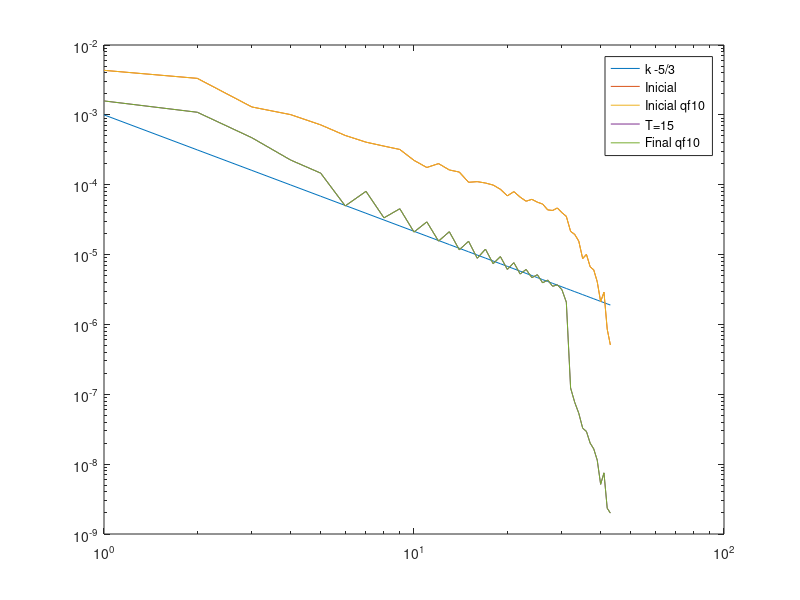
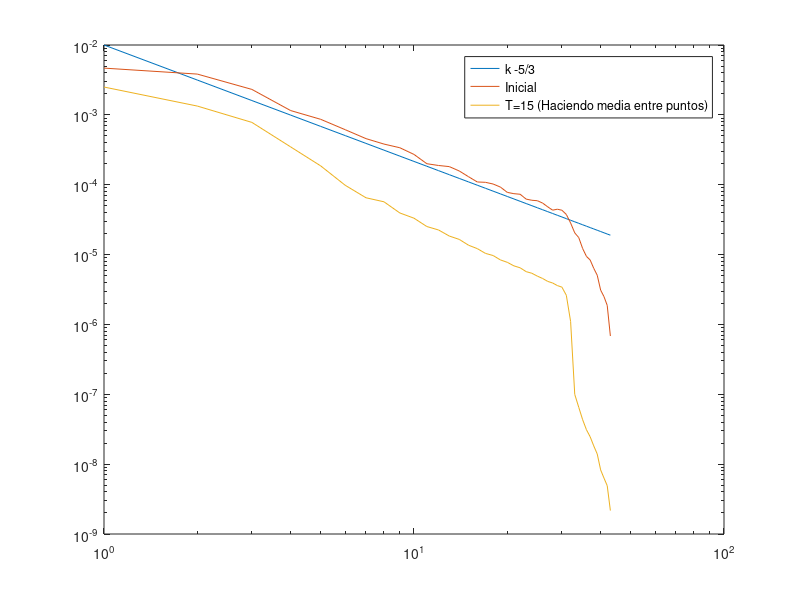

Write the MATLAB code that produced these figures, in order.
% %sp0 = [4.105312269e-30	5.588355982	1.81776578	0.8488783081	0.516501077	0.4727717905	0.2652992638	0.2393447326	0.1948835234	0.1431101751	0.1318790685	0.09638731766	0.09505932953	0.08556853018	0.06528652724	0.04464107686	0.02172736978	0.01637030728	0.006804648119	0.005740386739 0.0009866190562	0.0002441739689	];
% 
% %sp5 = [0.05681975089	0.2370553431	0.003899559156	0.0002298917659	0.0002266351554	6.759967868e-05	2.890918416e-05	2.486949012e-05	4.174611939e-06	4.593440736e-06	3.247271943e-06	1.39107707e-06	1.090104087e-06	8.503162174e-07	6.662158068e-07	2.226076501e-07	1.570515802e-07	1.312557061e-07	2.887838632e-08	1.017724263e-07	1.531262761e-08	3.371862184e-09	];
% sp15 = [8.722649294e-05	0.0002036542017	2.781974759e-05	3.732331916e-06	4.342447942e-07	1.025299539e-07	1.525738049e-08	5.666539525e-09	1.450463073e-09	3.259241822e-10	8.354084323e-11	2.3269693e-11	8.290120164e-12	2.87669225e-12	7.259414551e-13	2.415698855e-13	7.275707194e-14	2.791806115e-14	7.488740885e-15	1.990257846e-15	5.957770466e-16	1.887827286e-16	4.150773666e-17	1.137756229e-17	3.42013939e-18	1.473899023e-18	1.179206438e-18	2.451285783e-18	5.387569708e-18	1.362153222e-17	3.181414431e-17	9.495693061e-17	2.260215056e-16	7.733303986e-16	1.594264022e-15	2.206145737e-15	1.802227728e-14	2.651838988e-14	2.564364038e-13	3.466026346e-13	4.338937314e-13	1.411767357e-11	2.251231717e-11	8.625610238e-11	];
% sp00 = [0.05953134996	0.2636670736	0.0974458196	0.04925949303	0.02918163931	0.02015356421	0.01189473541	0.009105506257	0.007620751522	0.005483018304	0.004947943045	0.003464327115	0.003010264027	0.003612329478	0.002654851325	0.002088323968	0.001188129528	0.0006712707535	0.00028134404	0.0001529254296	2.401042142e-05	1.785859418e-06	];
% sp06 = [0.05912177521	0.2733625059	0.006888882487	0.003711922826	0.001403762682	0.0003773799858	0.0003412713105	0.0002606285562	0.000219302038	0.0001246050009	0.0001761026176	0.0001253088208	8.326587994e-05	8.761049529e-05	0.0001920927602	9.235606971e-05	2.854804654e-05	1.434184646e-05	6.777282546e-06	3.952421123e-06	8.352972323e-07	4.6773007e-07	];
% sp30 = [0.05588387368	0.1472892509	0.01319426415	8.996656155e-05	0.0001412992687 8.333353479e-05	8.962125621e-06	6.079902865e-06	4.263893378e-06	1.644883308e-06 1.445497276e-06	9.55876483e-07	5.748136285e-07	5.7980333e-07	3.986265028e-07 1.840184058e-07	9.152699018e-08	9.333366349e-08	4.418456631e-08	1.081172498e-07 3.470829517e-08	9.263909079e-10	];
% %sp0 = [2.023430148e-32	0.0248371377	0.00807895902	0.003772792481	0.002295560342	0.002101207958	0.001179107839	0.001063754367	0.0008661489928	0.0006360452227	0.0005861291933	0.0004283880785	0.000422485909	0.0003803045786	0.0002901623433	0.0001984047861	9.656608792e-05	7.275692125e-05	3.024288053e-05	2.551282995e-05	4.384973583e-06	1.085217639e-06	];
% %sp15 = [7.667133303e-05	0.006835304992	0.0002868415515	1.009340787e-05	4.996582112e-07	3.042679252e-07	5.203952663e-08	3.430954722e-08	1.290757504e-08	8.095409489e-09	3.443428584e-09	1.825720545e-09	1.674523322e-09	7.26023713e-10	5.988268521e-10	2.603069467e-10	2.996057524e-10	3.734338465e-10	3.892083307e-10	1.984998039e-09 1.250820114e-09	1.065662871e-10	];
% 
% sp = [		8.294288139e-35	0.0006266725246	0.0002036846141	9.502037214e-05	5.77537139e-05	5.279387917e-05	2.964004829e-05	2.676815945e-05	2.188094819e-05	1.617578688e-05	1.504442174e-05	1.11510709e-05	1.117736714e-05	1.031322001e-05	8.08922147e-06	7.406926306e-06	6.276862812e-06	6.464056074e-06	5.698807846e-06	4.924102033e-06	4.447858301e-06	4.500162074e-06	3.738013451e-06	3.411799877e-06	3.293593909e-06	3.225897103e-06	2.996239926e-06	2.497379747e-06	2.303451931e-06	2.367760948e-06	2.082850216e-06	1.773073421e-06	1.044874091e-06	8.850405133e-07	7.406897922e-07	4.597601514e-07	4.698312085e-07	2.932330958e-07	2.694344905e-07	1.716118822e-07	9.011427066e-08	1.202103643e-07	3.38739146e-08	2.322802267e-08	];
% %sp100 = [0.05676300933	0.00572995793	0.00838087184	0.002739798519	0.0009402217154	0.0002439289172	4.516446483e-05	3.85290868e-05	8.942564112e-06	5.655744872e-06	2.387487615e-06	9.672397408e-07	1.153091844e-06	7.867083751e-07	7.798461193e-07	3.238391741e-07	2.426822473e-07	2.811077396e-07	1.774744399e-07	1.804117197e-07	1.120255974e-08	1.036514534e-09	];
% spCris = [1.413965948e-07	0.001571321788	0.0001532270613	3.816541816e-06	3.680550088e-07	1.980054981e-07	2.479958254e-08	2.610774557e-08	6.041683003e-09	2.751656703e-09	1.754169478e-09	6.143370758e-10	6.384606221e-10	1.858920867e-10	2.021512357e-10	5.97443996e-11	5.103476788e-11	2.473136796e-11	1.007168519e-11	1.008981531e-11	2.554367845e-12	2.224134002e-12	7.345299733e-13	3.249741552e-13	3.085180895e-13	7.363053536e-14	6.952156031e-14	2.195380806e-14	1.662653741e-14	2.65426562e-14	1.129984469e-14	3.255336271e-14	2.053107139e-14	6.283837019e-14	3.640005564e-14	6.677917875e-14	2.819298658e-13	2.253355309e-13	1.268448718e-12	1.326512396e-12	3.031425854e-12	3.895546547e-11	1.500258745e-11	1.650091498e-10	];
% spCris = [1.413965948e-07	4.08447248e-06	2.387931795e-05	5.675968989e-05	0.0001090255441 0.0002830359471	0.0003560031141	0.0006300655033	0.0009517801356	0.001181903461	0.001736353463	0.001936418913	0.002824926819	0.003792914344	0.004154404196	0.005101168753	0.00569913767	0.007632961745	0.008764417115	0.009582157683	0.01075265874	0.01352659912	0.01376179691	0.01515733164	0.01746887843	0.02059729502	0.02281989927	0.02246296844	0.02414781246	0.02869917654	0.02944323095	0.0285243752	0.0186980596	0.01753086641	0.01659314959	0.01135667659	0.01280625283	0.008867911633	0.008924915441	0.006235680144	0.003471232838	0.004876082165	0.00139605447	0.0008948206558	];
% spCris = [1.413965948e-07	1.835966059e-06	7.428519415e-06	1.573705406e-05	2.872689621e-05	7.242928569e-05	8.982328413e-05	0.0001580044734	0.0002380200836	0.0002956495215	0.0004355724498	0.000487001869	0.000715084846	0.0009656994566	0.001065861647	0.001319196476	0.001485385716	0.002011900026	0.002331090577	0.002581052177	0.002927475758	0.003735832924	0.003846925382	0.004289543223	0.005027007114	0.006006685038	0.006784633921	0.006772762289	0.007391973865	0.008987163689	0.009363882136	0.01099468065	0.0112092186	0.01228506154	0.01420162955	0.01363836785	0.01592053717	0.01642897292	0.0192706737	0.01955476281	0.01940909353	0.02324549883	0.02352300623	0.02663119514	0.0265525035	0.02709318525	0.03044656007	0.03113254505	0.03423727406	0.03455066712	0.03935709319	0.03908101109	0.03881649606	0.04371257722	0.04246225701	0.05038118717	0.04741293697	0.05090812516	0.05243836389	0.054375004	0.05895444601	0.05997181693	0.06161599602	0.06409354667	0.05533009096	0.05140997948	0.0413892072	0.04156779919	0.04001333601	0.03296359871	0.03358845154	0.02933955871	0.03078601422	0.02624842187	0.02503722205	0.02372687897	0.01983046548	0.02255662179	0.01652811284	0.01791314422	0.01453240544	0.01110647215	0.01527078792	0.007659694138	0.01114518768	0.005583670951	0.005582544791	0.004888601452	0.002094559634	0.002093788124	0.0001964975294	];
% spCris = [1.413965948e-07	0.001571321788	0.0001532270613	3.816541816e-06	3.680550088e-07	1.980054981e-07	2.479958254e-08	2.610774557e-08	6.041683003e-09	2.751656703e-09	1.754169478e-09	6.143370758e-10	6.384606221e-10	1.858920867e-10	2.021512357e-10	5.97443996e-11	5.103476788e-11	2.473136796e-11	1.007168519e-11	1.008981531e-11	2.554367845e-12	2.224134002e-12	7.345299733e-13	3.249741552e-13	3.085180895e-13	7.363053536e-14	6.952156031e-14	2.195380806e-14	1.662653741e-14	2.65426562e-14	1.129984469e-14	3.255339386e-14	2.053133943e-14	6.283897334e-14	3.640587442e-14	6.680144916e-14	2.820760752e-13	2.256386641e-13	1.273019215e-12	1.354877373e-12	3.118343805e-12	4.014402871e-11	2.198926709e-11	4.92586029e-09	];
% spCris = [1.413965948e-07	0.001415941568	0.002697604073	0.001409527104	0.0004767913536	0.0003831729838	9.584646263e-06	0.0001443168581	1.167623556e-05	7.761527425e-05	3.296587993e-06	4.781969391e-05	2.040345828e-06	3.469334773e-05	6.093932731e-07	2.563615636e-05	2.591190036e-07	1.957444594e-05	3.752643868e-07	1.550127732e-05	2.262729836e-07	1.271955863e-05	2.447278784e-07	1.0434483e-05	2.622898314e-07	8.895412416e-06	1.082230182e-07	7.605356588e-06	1.153475339e-07	6.604018144e-06	7.915112545e-08	5.768616849e-06	9.57439849e-08	4.624528462e-08	3.044627185e-08	2.732365535e-08	1.362068443e-08	1.248418557e-08	1.287939221e-08	8.807813532e-09	5.770946509e-12	5.696006766e-09	3.265452164e-09	1.476822975e-09];
% sp00 = [2.870878324e-08	0.000617703362	0.0002084408999	9.170767626e-05	6.113080795e-05	5.06388495e-05	3.315095094e-05	2.520795898e-05	2.288049013e-05	1.603620596e-05	1.49692526e-05	1.22742318e-05	1.078727639e-05	1.12080564e-05	7.837499888e-06	7.626557517e-06	6.897925231e-06	6.358415564e-06	6.407831872e-06	4.868337218e-06	4.679270436e-06	4.671807593e-06	3.752219928e-06	3.884165509e-06	3.322576532e-06	3.514107727e-06	3.019445749e-06	2.533064393e-06	2.502376305e-06	2.388618342e-06	2.358625155e-06	2.147169609e-06	1.222057851e-06	9.936236962e-07	8.445024416e-07	5.39831492e-07	5.83528169e-07	3.393405171e-07	3.425920573e-07	2.133036716e-07	1.238035405e-07	1.554122501e-07	5.398988728e-08	6.064925662e-08	];
% sp00 = [7.220904753e-07	0.0005218742492	0.0001343540994	5.282545412e-05	2.907648555e-05	3.143789427e-05	1.717471415e-05	1.660387068e-05	1.206801007e-05	7.250135717e-06	5.133728153e-06	3.265082456e-06	3.378155821e-06	3.495849049e-06	3.300807869e-06	3.42920084e-06	3.004646444e-06	3.032141972e-06	2.588357883e-06	1.81895919e-06	1.549628366e-06	1.630480617e-06	1.959435398e-06	2.158307684e-06	2.202633112e-06	2.23740858e-06	2.541490581e-06	2.616175156e-06	2.825681378e-06	3.343929584e-06	2.877337558e-06	2.89153196e-06	1.673593666e-06	1.45340418e-06	1.394307175e-06	9.724891101e-07	1.240050291e-06	9.418038221e-07	1.106986217e-06	7.324675855e-07	3.730863867e-07	4.064884725e-07	1.0283793e-07	1.113704319e-07	];
% sp15 = [8.594793562e-08	0.0002342471496	3.554074441e-05	2.091490957e-06	1.116838887e-06	8.95952228e-07	5.346280499e-07	3.682369888e-07	2.220512338e-07	1.885616213e-07	3.183184404e-07	4.005120376e-07	4.949496737e-07	3.577084925e-07	2.510263007e-07	2.095103169e-07	2.31682164e-07	3.269176412e-07	3.182391335e-07	2.637819851e-07	1.557218541e-07	1.762660675e-07	1.851850775e-07	2.280726565e-07	2.470109779e-07	1.727893992e-07	1.342990012e-07	1.025359773e-07	1.232745114e-07	1.687958905e-07	1.529046891e-07	1.29506739e-07	5.682565475e-08	4.859647444e-08	4.344596499e-08	2.993530004e-08	3.356351466e-08	2.665370011e-08	2.488574215e-08	1.672983641e-08	8.48224348e-09	1.046116746e-08	2.058035202e-09	4.640122877e-09	];

% spCris    = [1.413965948e-07	0.001571321788	0.0001532270613	3.816541816e-06	3.680550088e-07	1.980054981e-07	2.479958254e-08	2.610774557e-08	6.041683003e-09	2.751656703e-09	1.754169478e-09	6.143370758e-10	6.384606221e-10	1.858920867e-10	2.021512357e-10	5.97443996e-11	5.103476788e-11	2.473136796e-11	1.007168519e-11	1.008981531e-11	2.554367845e-12	2.224134002e-12	7.345299733e-13	3.249741552e-13	3.085180895e-13	7.363053536e-14	6.952156031e-14	2.195380806e-14	1.662653741e-14	2.65426562e-14	1.129984469e-14	3.255339386e-14	2.053133943e-14	6.283897334e-14	3.640587442e-14	6.680144916e-14	2.820760752e-13	2.256386641e-13	1.273019215e-12	1.354877373e-12	3.118343805e-12	4.014402871e-11	2.198926709e-11	4.92586029e-09	];
% spCris2   = [1.413965948e-07	0.001415941568	0.002697604073	0.001409527104	0.0004767913536	0.0003831729838	9.584646263e-06	0.0001443168581	1.167623556e-05	7.761527425e-05	3.296587993e-06	4.781969391e-05	2.040345828e-06	3.469334773e-05	6.093932731e-07	2.563615636e-05	2.591190036e-07	1.957444594e-05	3.752643868e-07	1.550127732e-05	2.262729836e-07	1.271955863e-05	2.447278784e-07	1.0434483e-05	2.622898314e-07	8.895412416e-06	1.082230182e-07	7.605356588e-06	1.153475339e-07	6.604018144e-06	7.915112545e-08	5.768616849e-06	9.57439849e-08	4.624528462e-08	3.044627185e-08	2.732365535e-08	1.362068443e-08	1.248418557e-08	1.287939221e-08	8.807813532e-09	5.770946509e-12	5.696006766e-09	3.265452164e-09	1.476822975e-09	];
% spCris4   = [1.413965948e-07	0.0006083009934	0.002840792026	0.004297756658	0.004475810299	0.004826824271	0.002823869673	0.002583248835	0.001099334206	0.0007939745452	0.0006892975727	0.0003739446061	0.0001160227331	0.0001684275861	0.0002748485732	0.0001621681821	4.063096136e-05	8.198845655e-05	0.000163254789	7.893217651e-05	1.267900902e-05	5.28569329e-05	9.283000675e-05	4.986732326e-05	7.373067629e-06	3.769840687e-05	6.781218464e-05	3.381193554e-05	2.76822152e-06	2.675340041e-05	4.965270579e-05	2.632825415e-05	1.994220376e-06	6.607898006e-07	8.312812278e-07	3.083492573e-07	3.504342561e-07	3.178165506e-07	1.617726107e-07	1.348438277e-07	6.103758392e-08	6.758491802e-08	5.548595491e-08	4.480510267e-08	];
% spCrismod = [ 0	0.001571321788	0.000612908245	3.434887634e-05	5.888880141e-06	4.950137452e-06	8.927849716e-07	1.279279533e-06	3.866677122e-07	2.228841929e-07	1.754169478e-07	7.433478617e-08	9.193832959e-08	3.141576265e-08	3.962164221e-08	1.344248991e-08	1.306490058e-08	7.14736534e-09	3.263226001e-09	3.642423326e-09	1.021747138e-09	9.808430951e-10	3.555125071e-10	1.719113281e-10	1.777064195e-10	4.60190846e-11	4.699657477e-11	1.600432608e-11	1.303520533e-11	2.232237387e-11	1.016986022e-11	3.12838115e-11	2.102409158e-11	6.843164197e-11	4.208519083e-11	8.183177522e-11	3.655705935e-10	3.088993311e-10	1.838239746e-09	2.060768484e-09	4.989350088e-09	6.748211226e-08	3.878906715e-08	9.107915676e-06	];
% kk = 1:length(spCris)-1;
% k53 = spCris(2)*kk.^(-5/3);
% loglog(kk,k53);
% hold on 
% % kk = 1:length(sp00)-1;
% %loglog(kk,sp06(2:end));
% %kk = 1:length(spCris)-1;
% loglog(kk,spCris(2:end));
% loglog(kk,spCris2(2:end));
% loglog(kk,spCris4(2:end));
% loglog(kk,spCrismod(2:end));
% %loglog(kk,sp30(2:end));
% 
% legend('Teoretical','0','0.','15','CRIS')
%sp0_p1 = [4.75482763e-33	0.0006241478064	0.0002001552443	9.17793859e-05	5.462723831e-05	4.844186385e-05	2.637020283e-05	2.293683065e-05	1.796098144e-05	1.269575875e-05	1.122591206e-05	7.912484666e-06	7.472563525e-06	6.456576376e-06	4.736466503e-06	4.050098171e-06	3.201797156e-06	3.043059483e-06	2.47683859e-06	1.967252305e-06	1.640417043e-06	1.512841494e-06	1.157112663e-06	9.73558024e-07	8.565846169e-07	7.74007074e-07	6.533887189e-07	5.078024165e-07	4.382502202e-07	4.115122627e-07	3.460035879e-07	3.215842475e-07	1.595083115e-07	1.090086657e-07	9.195968814e-08	4.964199659e-08	4.415641196e-08	2.571721031e-08	2.331878448e-08	1.640877857e-08	7.858652711e-09	1.201385782e-08	4.703585821e-09	8.106349043e-09	];
%sp15 = [1.429778305e-07	0.0002366732831	3.849174551e-05	2.308780041e-06	6.09709382e-07	7.671773821e-08	1.184311428e-08	4.105298513e-09	1.492549929e-09	1.689219474e-10	6.863036144e-11	1.952024184e-11	7.199253977e-12	2.658031265e-12	4.592310834e-13	1.206742602e-13	4.037685095e-14	1.705564607e-14	4.344674328e-15	9.624408853e-16	2.209317071e-16	6.213832611e-17	1.463510477e-17	4.565328799e-18	1.581739705e-18	1.771902671e-18	5.588810362e-18	4.133986968e-18	1.787741745e-18	4.122786509e-17	4.25675228e-17	2.069123255e-16	3.733856876e-16	1.088289583e-15	3.954953498e-15	5.062792914e-15	5.47321748e-14	8.505141803e-14	2.125551724e-13	5.046844374e-13	9.425188779e-13	1.080817061e-11	1.192452152e-11	1.124108383e-09	];
%sp15_p1 = [7.483515028e-08	0.0002408045613	3.977905937e-05	2.409412094e-06	6.23769153e-07	7.376248816e-08	1.172262261e-08	4.373745358e-09	1.518449741e-09	1.546827157e-10	5.607984357e-11	1.662521752e-11	6.735231982e-12	2.459510229e-12	4.300405466e-13	9.644486785e-14	2.998657675e-14	1.297916342e-14	3.394958198e-15	8.334632266e-16	1.830986774e-16	4.685632563e-17	7.961610369e-18	2.067274316e-18	2.019200609e-18	1.115400933e-17	4.304620766e-17	6.018397594e-17	9.2677533e-17	2.431598199e-16	4.024474784e-16	3.138520446e-15	7.560083786e-15	3.056265857e-14	3.41149631e-14	1.47981232e-14	3.512702653e-13	3.909261193e-13	8.866754007e-13	1.104707009e-12	4.789358846e-13	1.104658303e-12	1.489663336e-12	6.937639919e-10	];
%sp0_Cris = [2.301059001e-07	0.0003071644771	9.67431273e-05	4.475334262e-05	2.645560022e-05	2.358044945e-05	1.27835901e-05	1.116075256e-05	8.736099176e-06	6.190607796e-06	5.485738011e-06	3.881833471e-06	3.685462517e-06	3.213922815e-06	2.377303482e-06	2.060015404e-06	1.65275155e-06	1.604173739e-06	1.340524489e-06	1.095369395e-06	9.449460625e-07	9.092361381e-07	7.268611398e-07	6.429288974e-07	5.940474798e-07	5.699590817e-07	5.082658537e-07	4.16742101e-07	3.762783552e-07	3.678807153e-07	3.188415016e-07	3.0309397e-07	1.510665869e-07	1.072172575e-07	8.998797776e-08	5.094087271e-08	4.789154535e-08	2.802099025e-08	2.60940322e-08	1.735825861e-08	8.420988855e-09	1.183610771e-08	3.980338335e-09	5.401959949e-09	];
%sp0_constante = [0.001257737338	0.006515368529	0.004453091781	0.001571160969	0.0008332111772	0.0009475424186	0.0005343788192	0.0004144283588	0.0003499769605	0.0002808477024	0.0002520916202	0.0001710697555	0.0001736054455	0.0001682862065	0.0001319034026	0.0001100944206	9.242955395e-05	0.000101730487	8.786631239e-05	7.030179004e-05	6.31760659e-05	6.698735596e-05	5.536714021e-05	4.719184881e-05	4.459138982e-05	4.641695209e-05	4.283486826e-05	3.272152505e-05	2.977367991e-05	3.367371223e-05	2.977013123e-05	2.443298608e-05	1.442791294e-05	1.182731115e-05	1.013929391e-05	6.194480079e-06	6.11336756e-06	3.983727549e-06	3.477931998e-06	2.292442267e-06	1.163386251e-06	1.536751677e-06	4.42492e-07	2.574815689e-07	];
%sp0_Cris_c = [2.301059001e-07	9.397021823e-05	0.000612749407	0.0006096541842	0.0001927778279	0.0001189893802	8.621132039e-05	0.0001224562914	7.261484905e-05	3.783869862e-05	4.069175385e-05	4.706310983e-05	3.553690137e-05	2.449266846e-05	2.110348523e-05	2.698327445e-05	1.860321494e-05	1.526423975e-05	1.369639454e-05	1.611024169e-05	1.255003023e-05	9.958285987e-06	8.275891313e-06	1.035170666e-05	8.717438042e-06	6.842544517e-06	6.345167122e-06	6.767235622e-06	5.951891006e-06	4.868198312e-06	4.150026281e-06	5.165631661e-06	2.46379092e-06	1.888717539e-06	1.646553874e-06	1.013325664e-06	9.565892032e-07	6.131172893e-07	5.575080747e-07	3.701782208e-07	1.940797978e-07	2.44009086e-07	7.671482629e-08	6.977198515e-08	];
% sp15 = [0.00120377696	0.003389846948	0.001072582836	0.0008979159962	0.000161908233	0.0002236783635	4.528402665e-06	0.0001253918298	7.947290257e-06	7.072733684e-05	5.584072184e-06	4.497882362e-05	5.209739968e-06	3.168845076e-05	4.60323716e-06	2.266102495e-05	3.881043331e-06	1.697436504e-05	3.921699225e-06	1.289190483e-05	3.689822169e-06	1.014319468e-05	3.602679506e-06	7.835615869e-06	3.513702521e-06	6.348693727e-06	3.295187533e-06	5.006479098e-06	3.206958143e-06	4.032889084e-06	3.109416558e-06	3.242334757e-06	1.22600289e-07	7.477952799e-08	5.053179284e-08	3.698834289e-08	2.923820306e-08	1.99362087e-08	1.647885186e-08	1.137085932e-08	5.12042708e-09	7.481388012e-09	2.331752324e-09	1.985280025e-09	];

%sp0 = [6.29858085e-33	0.0006266725246	0.0002036846141	9.502037214e-05	5.77537139e-05	5.279387917e-05	2.964004829e-05	2.676815945e-05	2.188094819e-05	1.617578688e-05	1.504442174e-05	1.11510709e-05	1.117736714e-05	1.031322001e-05	8.08922147e-06	7.406926306e-06	6.276862812e-06	6.464056074e-06	5.698807846e-06	4.924102033e-06	4.447858301e-06	4.500162074e-06	3.738013451e-06	3.411799877e-06	3.293593909e-06	3.225897103e-06	2.996239926e-06	2.497379747e-06	2.303451931e-06	2.367760948e-06	2.082850216e-06	2.072197888e-06	1.18716017e-06	9.495146557e-07	8.283356384e-07	5.121100797e-07	5.174746428e-07	3.153714318e-07	3.105749927e-07	2.089944248e-07	1.076182229e-07	1.536424985e-07	5.049628145e-08	5.738952641e-08	];

sp15 = [0.003421671878	0.001583319838	0.001089456131	0.0004702094427	0.0002255280214	0.0001465593061	4.972039068e-05	8.038482415e-05	3.353539251e-05	4.53170532e-05	2.101364805e-05	2.940402711e-05	1.558473074e-05	2.124417891e-05	1.171416118e-05	1.548955813e-05	8.848979538e-06	1.195901312e-05	7.415730472e-06	9.356270701e-06	6.129399448e-06	7.660762242e-06	5.270458089e-06	6.128179518e-06	4.673105101e-06	5.153048574e-06	3.936262231e-06	4.325498238e-06	3.513227749e-06	3.690209987e-06	3.145155678e-06	2.085231207e-06	1.230309601e-07	7.649935142e-08	5.358339815e-08	3.277634838e-08	2.933885204e-08	2.000430225e-08	1.653442472e-08	1.14090408e-08	5.137488381e-09	7.506329069e-09	2.339538544e-09	1.991879788e-09	];
sp0 = [0.004997823251	0.004339121886	0.003329835914	0.001296676916	0.001007898512	0.0007188753861	0.0005072576325	0.0004066905568	0.0003569874622	0.0003196675359	0.0002231738804	0.0001764594635	0.0002005795342	0.0001626543153	0.0001517206456	0.000108311808	0.0001106754995	0.0001057916484	9.890959934e-05	8.606051319e-05	6.925930015e-05	7.961940038e-05	6.6425175e-05	5.801797345e-05	6.176994195e-05	5.628041604e-05	5.286231558e-05	4.362411935e-05	4.281763484e-05	4.640388194e-05	3.983696819e-05	3.522082239e-05	2.148307138e-05	1.941733611e-05	1.55830512e-05	8.778509352e-06	1.005184179e-05	6.694231418e-06	6.033106084e-06	4.086900825e-06	2.112316924e-06	2.894711155e-06	8.568936597e-07	5.083218879e-07	];
sp0_qf10 = [0.004997823251	0.004339121886	0.003329835914	0.001296676916	0.001007898511	0.0007188753842	0.0005072576293	0.0004066905499	0.0003569874497	0.0003196675134	0.0002231738535	0.000176459427	0.0002005794625	0.0001626542276	0.0001517205124	0.0001083116693	0.0001106752933	0.00010579138	9.890925137e-05	8.606005981e-05	6.925884068e-05	7.96187014e-05	6.642441428e-05	5.801710422e-05	6.176871694e-05	5.627908322e-05	5.286069526e-05	4.362242604e-05	4.281558796e-05	4.640124997e-05	3.983429918e-05	3.521765658e-05	2.148054575e-05	1.941445136e-05	1.558019471e-05	8.7765816e-06	1.00492144e-05	6.692183445e-06	6.030905049e-06	4.085169301e-06	2.11130587e-06	2.893090183e-06	8.563404333e-07	5.079590334e-07	];
sp15_qf10 = [0.003421671878	0.001583319838	0.00108945613	0.0004702094426	0.0002255280213	0.0001465593061	4.972039064e-05	8.038482403e-05	3.353539239e-05	4.531705296e-05	2.101364784e-05	2.940402669e-05	1.55847303e-05	2.124417816e-05	1.171416037e-05	1.548955684e-05	8.84897833e-06	1.195901106e-05	7.415728432e-06	9.35626761e-06	6.129396434e-06	7.660757561e-06	5.270453532e-06	6.128173205e-06	4.673098288e-06	5.153039657e-06	3.936253271e-06	4.325486324e-06	3.513215345e-06	3.690194123e-06	3.145139036e-06	2.085217812e-06	1.230289963e-07	7.649754425e-08	5.35817836e-08	3.277510578e-08	2.933745404e-08	2.000313405e-08	1.653322355e-08	1.140803238e-08	5.136949189e-09	7.505385735e-09	2.339179517e-09	1.991518094e-09	];
kk = 1:length(sp0)-1;
k53 = 1e-3*kk.^(-5/3);
loglog(kk,k53);
hold on 
loglog(kk,sp0(2:end));
loglog(kk,sp0_qf10(2:end));
loglog(kk,sp15(2:end));
loglog(kk,sp15_qf10(2:end));
legend('k -5/3','Inicial','Inicial qf10','T=15','Final qf10');
%legend('k','p2','p1','Cris','Dividiendo','Cris dividiendo','T=15')

sp00 = 0.5*(sp0(2:end)+sp0(1:end-1));
sp152 = 0.5*(sp15(2:end)+sp15(1:end-1));
figure()
kk = 1:length(sp00);
k53 = 1e-2*kk.^(-5/3);
loglog(kk,k53);
hold on 
loglog(kk,sp00);
loglog(kk,sp152);
legend('k -5/3','Inicial','T=15 (Haciendo media entre puntos)');



